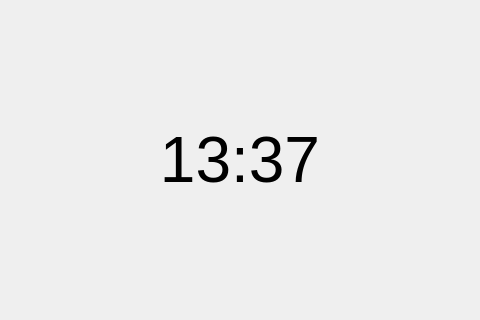
<?xml version="1.0" encoding="UTF-8"?>
<ui version="4.0">
 <class>ClockForm</class>
 <widget class="QWidget" name="ClockForm">
  <property name="geometry">
   <rect>
    <x>0</x>
    <y>0</y>
    <width>480</width>
    <height>320</height>
   </rect>
  </property>
  <property name="maximumSize">
   <size>
    <width>480</width>
    <height>320</height>
   </size>
  </property>
  <property name="windowTitle">
   <string>Form</string>
  </property>
  <layout class="QVBoxLayout" name="verticalLayout">
   <item>
    <widget class="QLabel" name="CurrentTimeLabel">
     <property name="font">
      <font>
       <pointsize>48</pointsize>
       <kerning>true</kerning>
      </font>
     </property>
     <property name="text">
      <string>13:37</string>
     </property>
     <property name="alignment">
      <set>Qt::AlignCenter</set>
     </property>
    </widget>
   </item>
  </layout>
 </widget>
 <resources/>
 <connections/>
</ui>
